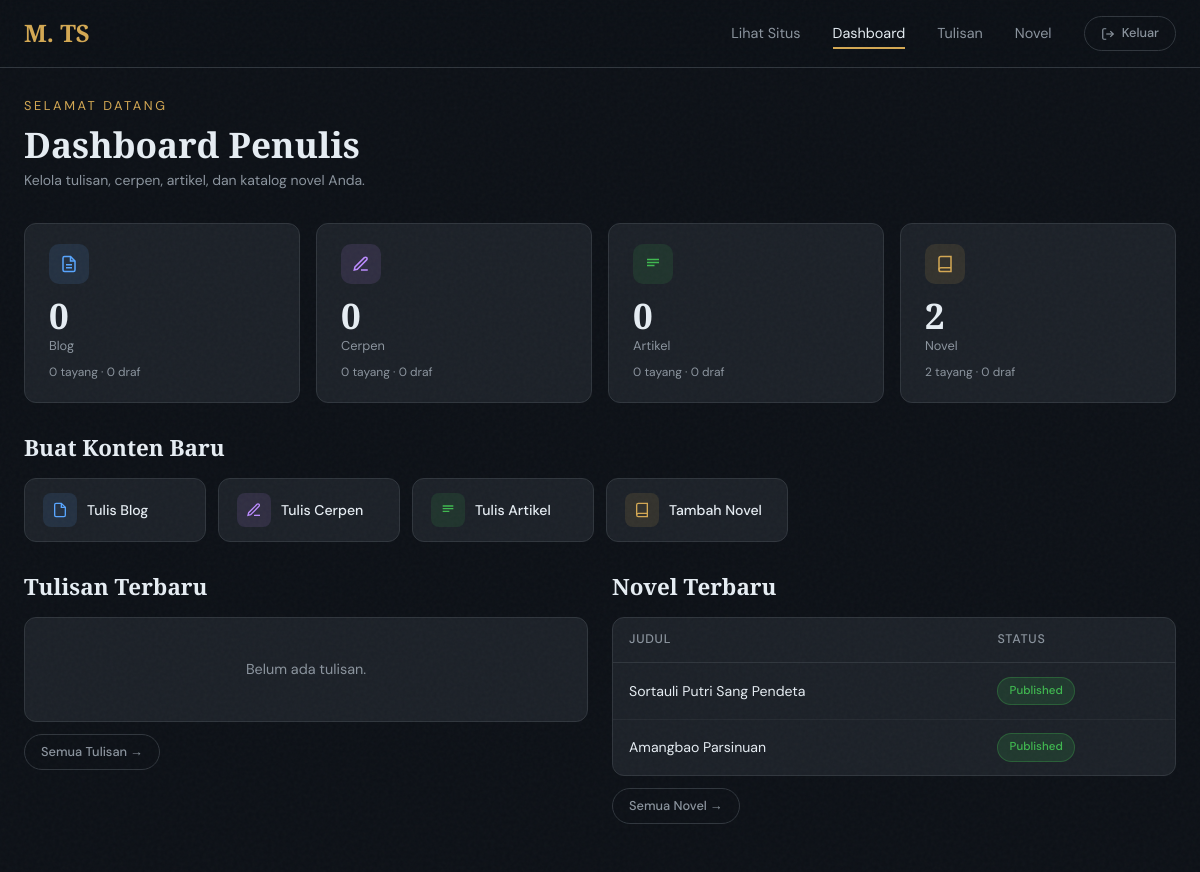
Screenshot of /author.php (signed in) with the database file from the repository.
### tables this page shows
CREATE TABLE IF NOT EXISTS `novels` (
  `id`          INT AUTO_INCREMENT PRIMARY KEY,
  `title`       VARCHAR(255)  NOT NULL,
  `synopsis`    TEXT          NOT NULL,
  `cover_image` VARCHAR(500)  DEFAULT NULL,
  `buy_link`    VARCHAR(500)  DEFAULT NULL,
  `year`        YEAR          NOT NULL,
  `color`       VARCHAR(7)    DEFAULT '#6B4423',
  `genre`       VARCHAR(100)  DEFAULT 'novel',
  `status`      ENUM('draft','published') DEFAULT 'draft',
  `created_at`  DATETIME      DEFAULT CURRENT_TIMESTAMP,
  `updated_at`  DATETIME      DEFAULT CURRENT_TIMESTAMP ON UPDATE CURRENT_TIMESTAMP
);

### config.php (called while the page is built, shortened)
<?php
function e(string $str): string {
    return htmlspecialchars($str, ENT_QUOTES | ENT_HTML5, 'UTF-8');
}

### author.php (the view, shortened to what this page needs)
<?php
require_once 'config.php';
$db = getDB();
$stats = [];
foreach (['blog','cerpen','artikel'] as $t) {
    $stmt = $db->prepare("SELECT
        SUM(status='published') AS published,
        SUM(status='draft')     AS draft
        FROM posts WHERE type = ?");
    $stmt->execute([$t]);
    $stats[$t] = $stmt->fetch();
}
$novelStats = $db->query("SELECT SUM(status='published') AS published, SUM(status='draft') AS draft FROM novels")->fetch();
$recent = $db->query("
    SELECT id, type, title, status, updated_at FROM posts
    ORDER BY updated_at DESC LIMIT 5
")->fetchAll();
$recentNovels = $db->query("
    SELECT id, title, status, updated_at FROM novels
    ORDER BY updated_at DESC LIMIT 3
")->fetchAll();
?>
<!DOCTYPE html>
<html lang="id">
<head>
  <link rel="stylesheet" href="theme.css">
</head>
<body>
<div class="noise-overlay"></div>
<nav class="site-nav">
  <div class="nav-inner">
    <a href="index.php" class="nav-brand">M. TS</a>
    <div class="nav-links">
      <a href="index.php" class="nav-link">Lihat Situs</a>
      <a href="author.php" class="nav-link active">Dashboard</a>
      <a href="author_posts.php" class="nav-link">Tulisan</a>
      <a href="author_novels.php" class="nav-link">Novel</a>
      <a href="logout.php" class="btn btn-ghost btn-sm">
        <svg width="14" height="14" viewBox="0 0 24 24" fill="none" stroke="currentColor" stroke-width="2"><path d="M9 21H5a2 2 0 0 1-2-2V5a2 2 0 0 1 2-2h4"/><polyline points="16 17 21 12 16 7"/><line x1="21" y1="12" x2="9" y2="12"/></svg>
        Keluar
      </a>
    </div>
  </div>
</nav>
<div class="page-wrapper">
  <div style="margin-bottom:2rem;">
    <p style="color:var(--accent);font-size:0.8rem;letter-spacing:0.2em;text-transform:uppercase;margin-bottom:0.4rem;">Selamat Datang</p>
    <h1 style="font-size:2.2rem;font-weight:700;">Dashboard Penulis</h1>
    <p class="text-muted text-sm mt-1">Kelola tulisan, cerpen, artikel, dan katalog novel Anda.</p>
  </div>
  <div class="dashboard-grid">
    <div class="stat-card">
      <div class="stat-icon" style="background:rgba(88,166,255,0.12);">
        <svg width="18" height="18" viewBox="0 0 24 24" fill="none" stroke="#58a6ff" stroke-width="2"><path d="M14 2H6a2 2 0 0 0-2 2v16a2 2 0 0 0 2 2h12a2 2 0 0 0 2-2V8z"/><polyline points="14 2 14 8 20 8"/><line x1="16" y1="13" x2="8" y2="13"/><line x1="16" y1="17" x2="8" y2="17"/></svg>
      </div>
      <div class="stat-val"><?= (int)($stats['blog']['published'] ?? 0) + (int)($stats['blog']['draft'] ?? 0) ?></div>
      <div class="stat-label">Blog</div>
      <div class="stat-sub"><?= (int)($stats['blog']['published'] ?? 0) ?> tayang · <?= (int)($stats['blog']['draft'] ?? 0) ?> draf</div>
    </div>
    <div class="stat-card">
      <div class="stat-icon" style="background:rgba(188,140,255,0.12);">
        <svg width="18" height="18" viewBox="0 0 24 24" fill="none" stroke="#bc8cff" stroke-width="2"><path d="M12 20h9"/><path d="M16.5 3.5a2.121 2.121 0 0 1 3 3L7 19l-4 1 1-4L16.5 3.5z"/></svg>
      </div>
      <div class="stat-val"><?= (int)($stats['cerpen']['published'] ?? 0) + (int)($stats['cerpen']['draft'] ?? 0) ?></div>
      <div class="stat-label">Cerpen</div>
      <div class="stat-sub"><?= (int)($stats['cerpen']['published'] ?? 0) ?> tayang · <?= (int)($stats['cerpen']['draft'] ?? 0) ?> draf</div>
    </div>
    <div class="stat-card">
      <div class="stat-icon" style="background:rgba(63,185,80,0.12);">
        <svg width="18" height="18" viewBox="0 0 24 24" fill="none" stroke="#3fb950" stroke-width="2"><path d="M4 6h16M4 10h16M4 14h10"/></svg>
      </div>
      <div class="stat-val"><?= (int)($stats['artikel']['published'] ?? 0) + (int)($stats['artikel']['draft'] ?? 0) ?></div>
      <div class="stat-label">Artikel</div>
      <div class="stat-sub"><?= (int)($stats['artikel']['published'] ?? 0) ?> tayang · <?= (int)($stats['artikel']['draft'] ?? 0) ?> draf</div>
    </div>
    <div class="stat-card">
      <div class="stat-icon" style="background:rgba(212,168,83,0.12);">
        <svg width="18" height="18" viewBox="0 0 24 24" fill="none" stroke="#d4a853" stroke-width="2"><path d="M4 19.5A2.5 2.5 0 0 1 6.5 17H20"/><path d="M6.5 2H20v20H6.5A2.5 2.5 0 0 1 4 19.5v-15A2.5 2.5 0 0 1 6.5 2z"/></svg>
      </div>
      <div class="stat-val"><?= (int)($novelStats['published'] ?? 0) + (int)($novelStats['draft'] ?? 0) ?></div>
      <div class="stat-label">Novel</div>
      <div class="stat-sub"><?= (int)($novelStats['published'] ?? 0) ?> tayang · <?= (int)($novelStats['draft'] ?? 0) ?> draf</div>
    </div>
  </div>
  <h2 class="section-title">Buat Konten Baru</h2>
  <div class="quick-actions">
    <a href="author_posts.php?action=new&type=blog" class="quick-btn">
      <div class="icon-box" style="background:rgba(88,166,255,0.12);">
        <svg width="16" height="16" viewBox="0 0 24 24" fill="none" stroke="#58a6ff" stroke-width="2"><path d="M14 2H6a2 2 0 0 0-2 2v16a2 2 0 0 0 2 2h12a2 2 0 0 0 2-2V8z"/><polyline points="14 2 14 8 20 8"/></svg>
      </div>
      Tulis Blog
    </a>
    <a href="author_posts.php?action=new&type=cerpen" class="quick-btn">
      <div class="icon-box" style="background:rgba(188,140,255,0.12);">
        <svg width="16" height="16" viewBox="0 0 24 24" fill="none" stroke="#bc8cff" stroke-width="2"><path d="M12 20h9"/><path d="M16.5 3.5a2.121 2.121 0 0 1 3 3L7 19l-4 1 1-4L16.5 3.5z"/></svg>
      </div>
      Tulis Cerpen
    </a>
    <a href="author_posts.php?action=new&type=artikel" class="quick-btn">
      <div class="icon-box" style="background:rgba(63,185,80,0.12);">
        <svg width="16" height="16" viewBox="0 0 24 24" fill="none" stroke="#3fb950" stroke-width="2"><path d="M4 6h16M4 10h16M4 14h10"/></svg>
      </div>
      Tulis Artikel
    </a>
    <a href="author_novels.php?action=new" class="quick-btn">
      <div class="icon-box" style="background:rgba(212,168,83,0.12);">
        <svg width="16" height="16" viewBox="0 0 24 24" fill="none" stroke="#d4a853" stroke-width="2"><path d="M4 19.5A2.5 2.5 0 0 1 6.5 17H20"/><path d="M6.5 2H20v20H6.5A2.5 2.5 0 0 1 4 19.5v-15A2.5 2.5 0 0 1 6.5 2z"/></svg>
      </div>
      Tambah Novel
    </a>
  </div>
  <div style="display:grid;grid-template-columns:1fr 1fr;gap:1.5rem;margin-top:2rem;" class="recent-grid">
    <div>
      <h2 class="section-title">Tulisan Terbaru</h2>
      <div class="card" style="padding:0;">
        <?php if (empty($recent)): ?>
        <div class="empty-state">Belum ada tulisan.</div>
        <?php endif; ?>
      </div>
      <div style="margin-top:0.75rem;">
        <a href="author_posts.php" class="btn btn-ghost btn-sm">Semua Tulisan →</a>
      </div>
    </div>
    <div>
      <h2 class="section-title">Novel Terbaru</h2>
      <div class="card" style="padding:0;">
        <?php if (empty($recentNovels)): ?>
        <div class="empty-state">Belum ada novel.</div>
        <?php else: ?>
        <table class="data-table">
          <thead><tr><th>Judul</th><th>Status</th></tr></thead>
          <tbody>
          <?php foreach ($recentNovels as $n): ?>
          <tr>
            <td>
              <a href="author_novels.php?action=edit&id=<?= $n['id'] ?>" style="color:var(--fg);font-size:0.88rem;">
                <?= e(mb_strimwidth($n['title'], 0, 45, '…')) ?>
              </a>
            </td>
            <td><span class="badge badge-<?= $n['status'] ?>"><?= e($n['status']) ?></span></td>
          </tr>
          <?php endforeach; ?>
          </tbody>
        </table>
        <?php endif; ?>
      </div>
      <div style="margin-top:0.75rem;">
        <a href="author_novels.php" class="btn btn-ghost btn-sm">Semua Novel →</a>
      </div>
    </div>
  </div>
</div>
</body>
</html>

### theme.css (style rules this page uses)
:root { --bg: #0d1117; --bg-secondary:#161b22; --fg: #e6edf3; --muted: #8b949e; --accent: #d4a853; --accent-dim: #a88a3d; --accent-glow: rgba(212,168,83,0.15); --card: #1c2128; --border: #30363d; --error: #f85149; --success: #3fb950; --warning: #d29922; --radius: 0.75rem; --radius-sm: 0.5rem; }
*, *::before, *::after { box-sizing: border-box; margin: 0; padding: 0; }
html { scroll-behavior: smooth; }
body { font-family: 'DM Sans', sans-serif; background-color: var(--bg); color: var(--fg); line-height: 1.6; min-height: 100vh; overflow-x: hidden; }
h1,h2,h3 { font-family: 'Cormorant Garamond', serif; line-height: 1.2; }
a { color: var(--accent); text-decoration: none; }
.noise-overlay { position: fixed; inset: 0; pointer-events: none; z-index: 1000; opacity: 0.03; }
.site-nav { position: fixed; top: 0; left: 0; width: 100%; z-index: 50; background: rgba(13,17,23,0.92); backdrop-filter: blur(12px); border-bottom: 1px solid var(--border); transition: all 0.3s ease; }
.site-nav .nav-inner { max-width: 1200px; margin: 0 auto; padding: 0.9rem 1.5rem; display: flex; align-items: center; justify-content: space-between; gap: 1rem; }
.nav-brand { font-family: 'Cormorant Garamond', serif; font-size: 1.5rem; font-weight: 700; color: var(--accent); }
.nav-links { display: flex; gap: 2rem; align-items: center; }
.nav-link { position: relative; color: var(--muted); font-size: 0.9rem; transition: color 0.25s; }
.nav-link::after { content: ''; position: absolute; bottom: -4px; left: 0; width: 0; height: 2px; background: var(--accent); transition: width 0.3s ease; }
.nav-link:hover, .nav-link.active { color: var(--fg); }
.nav-link:hover::after, .nav-link.active::after { width: 100%; }
.btn { display: inline-flex; align-items: center; gap: 0.45rem; padding: 0.6rem 1.4rem; border-radius: 9999px; font-family: 'DM Sans', sans-serif; font-size: 0.875rem; font-weight: 500; cursor: pointer; border: none; transition: all 0.25s ease; text-decoration: none; }
.btn-ghost { background: transparent; color: var(--muted); border: 1px solid var(--border); }
.btn-sm { padding: 0.4rem 1rem; font-size: 0.8rem; }
.card { background: var(--card); border: 1px solid var(--border); border-radius: var(--radius); padding: 1.5rem; }
.badge { display: inline-flex; align-items: center; gap: 0.3rem; padding: 0.25rem 0.7rem; border-radius: 9999px; font-size: 0.72rem; font-weight: 500; text-transform: capitalize; }
.badge-published { background: rgba(63,185,80,0.15); color: var(--success); border: 1px solid rgba(63,185,80,0.3); }
.data-table { width: 100%; border-collapse: collapse; font-size: 0.9rem; }
.data-table th { text-align: left; padding: 0.75rem 1rem; color: var(--muted); font-weight: 500; font-size: 0.78rem; text-transform: uppercase; letter-spacing: 0.06em; border-bottom: 1px solid var(--border); }
.data-table td { padding: 0.85rem 1rem; border-bottom: 1px solid rgba(48,54,61,0.5); vertical-align: middle; }
.data-table tr:last-child td { border-bottom: none; }
.text-muted { color: var(--muted); }
.text-sm { font-size: 0.875rem; }
.mt-1 { margin-top: 0.25rem; }
.page-wrapper { max-width: 1200px; margin: 0 auto; padding: 6rem 1.5rem 3rem; }

### rows the page displays
novels: title "Sortauli Putri Sang Pendeta", status "Published"
novels: title "Amangbao Parsinuan", status "Published"

### other values shown
$stats['blog']['published'] "0"
$stats['blog']['draft'] "0"
$stats['cerpen']['published'] "0"
$stats['cerpen']['draft'] "0"
$stats['artikel']['published'] "0"
$stats['artikel']['draft'] "0"
$novelStats['published'] "2"
$novelStats['draft'] "0"
